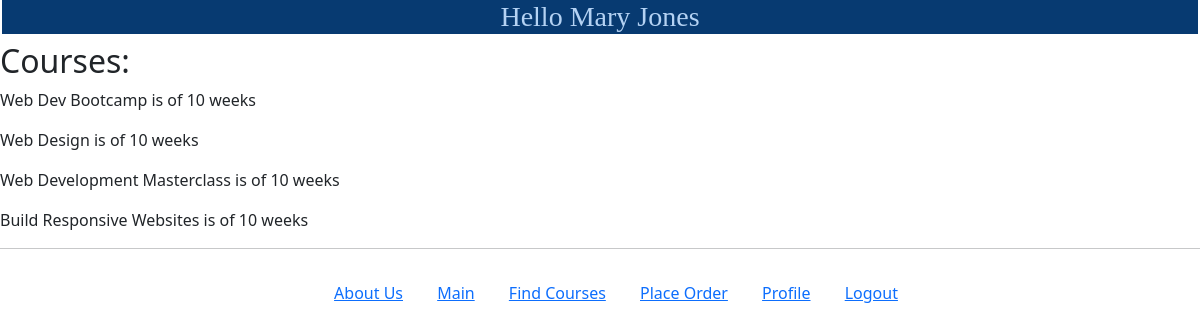
The app's page /myapp/1 (signed in) with its own data.
### myapp/models.py (models this page shows, shortened)
class Course(models.Model):
    title = models.CharField(max_length=200)
    topic = models.ForeignKey(Topic, related_name='courses', on_delete=models.CASCADE)
    price = models.DecimalField(max_digits=10, decimal_places=2)
    for_everyone = models.BooleanField(default=True)
    description = models.TextField(blank= True)
    num_reviews = models.PositiveIntegerField(default=0)

class Topic(models.Model):
    name = models.CharField(max_length=200)
    length = models.IntegerField(default=12, blank=False)

### myapp/views.py (the view)
# urls.py: path(r'<int:topic_id>', views.detail, name='detail'),
def detail(request, topic_id):
    response = HttpResponse()
    topic = get_object_or_404(Topic, id=topic_id)
    course_list = Course.objects.filter(topic=topic)
    response = HttpResponse()
    for course in course_list:
        para = '<p>' + str(course.title.upper()) + "is of " + str(course.topic.length) + "$weeks" + "</p>"
    response.write(para)
    return render(request, 'myapp/detail.html', {'course_list': course_list})

### templates/myapp/detail.html
{% extends 'myapp/base.html' %}
<h3>{% block myhdg %}Hello {{request.user.first_name}} {{ request.user.last_name }} {% endblock %}</h3>
{% block body_block %}
    {% if course_list %}
    <h2>Courses:</h2>
    {% for course in course_list %}
        <p>{{ course.title }} is of {{ course.topic.length }} weeks</p>
    {% endfor %}
    {% else %}
    <strong>No courses</strong>
    {% endif %}
{% endblock %}

### myapp/static/myapp/style.css (style rules this page uses)
html { font-family:Poppins; }

### records on screen
Course: title "Web Dev Bootcamp", topic.length "10"
Course: title "Web Design", topic.length "10"
Course: title "Web Development Masterclass", topic.length "10"
Course: title "Build Responsive Websites", topic.length "10"

### other values on screen
{{ request.user.first_name }} "Mary"
{{ request.user.last_name }} "Jones"
